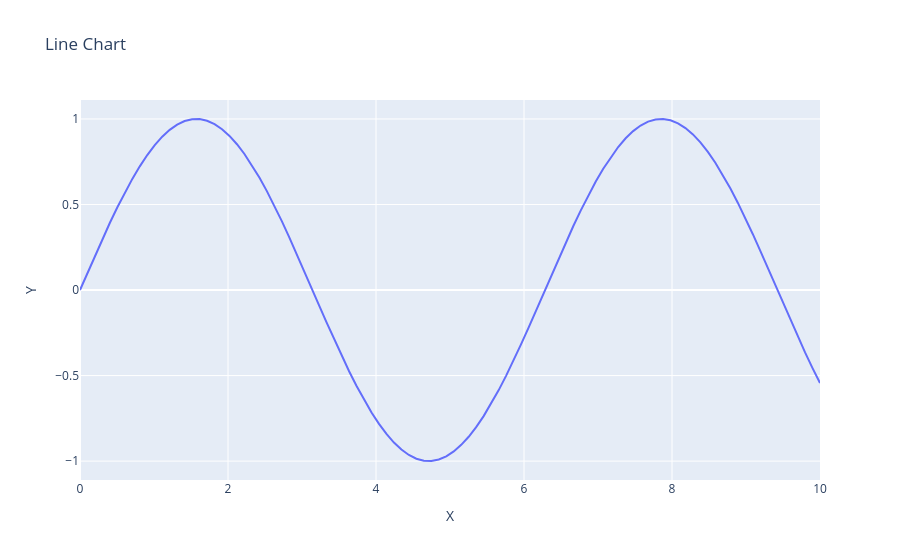

Notebook code for this chart:
### Code cell
fig = go.Figure()
x = np.linspace(0, 10, 100)
y = np.sin(x)
fig.add_trace(go.Scatter(x=x, y=y, mode='lines', name='sin(x)'))
fig.update_layout(title='Line Chart', xaxis_title='X', yaxis_title='Y')
fig.show()
